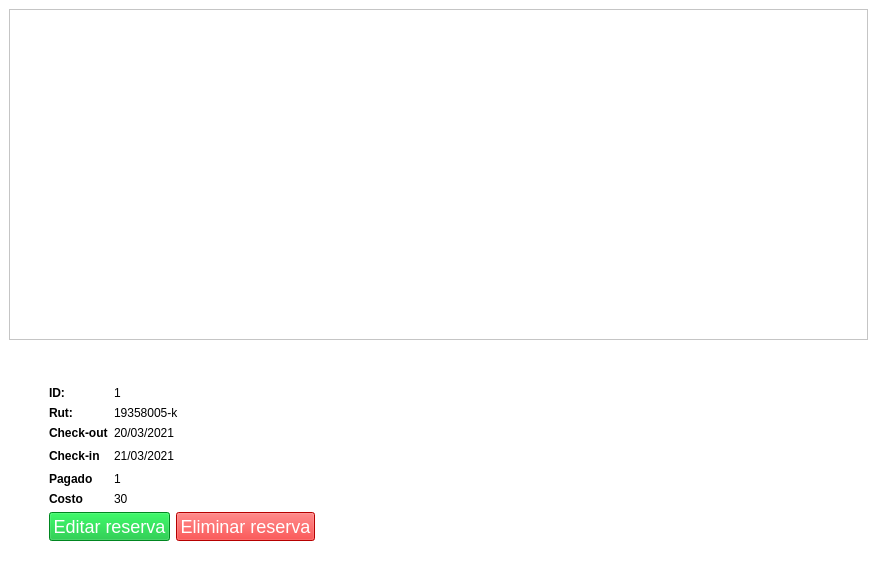
<?xml version="1.0" encoding="UTF-8"?>
<ui version="4.0">
 <class>MainWindow</class>
 <widget class="QMainWindow" name="MainWindow">
  <property name="geometry">
   <rect>
    <x>0</x>
    <y>0</y>
    <width>877</width>
    <height>572</height>
   </rect>
  </property>
  <property name="windowTitle">
   <string>Reservas usuario</string>
  </property>
  <property name="styleSheet">
   <string notr="true">background-color: rgb(255, 255, 255);</string>
  </property>
  <widget class="QWidget" name="centralwidget">
   <layout class="QVBoxLayout" name="verticalLayout_2">
    <item>
     <widget class="QTableWidget" name="reservasRUT">
      <property name="sizePolicy">
       <sizepolicy hsizetype="Expanding" vsizetype="Expanding">
        <horstretch>0</horstretch>
        <verstretch>0</verstretch>
       </sizepolicy>
      </property>
     </widget>
    </item>
    <item>
     <spacer name="verticalSpacer_2">
      <property name="orientation">
       <enum>Qt::Vertical</enum>
      </property>
      <property name="sizeType">
       <enum>QSizePolicy::Minimum</enum>
      </property>
      <property name="sizeHint" stdset="0">
       <size>
        <width>20</width>
        <height>40</height>
       </size>
      </property>
     </spacer>
    </item>
    <item>
     <layout class="QVBoxLayout" name="verticalLayout">
      <item>
       <layout class="QVBoxLayout" name="verticalLayout_7">
        <item>
         <layout class="QGridLayout" name="gridLayout_4">
          <item row="2" column="1">
           <widget class="QLabel" name="label_19">
            <property name="styleSheet">
             <string notr="true">font: 57 14pt &quot;Ubuntu&quot;;
font-weight:bold;</string>
            </property>
            <property name="text">
             <string>Check-out</string>
            </property>
           </widget>
          </item>
          <item row="3" column="2">
           <widget class="QLabel" name="check_out">
            <property name="styleSheet">
             <string notr="true">font: 14pt &quot;Ubuntu&quot;;</string>
            </property>
            <property name="text">
             <string>21/03/2021</string>
            </property>
           </widget>
          </item>
          <item row="3" column="1">
           <widget class="QLabel" name="label_21">
            <property name="styleSheet">
             <string notr="true">font: 57 14pt &quot;Ubuntu&quot;;
font-weight:bold;</string>
            </property>
            <property name="text">
             <string>Check-in</string>
            </property>
           </widget>
          </item>
          <item row="5" column="2">
           <widget class="QLabel" name="costo">
            <property name="styleSheet">
             <string notr="true">font: 14pt &quot;Ubuntu&quot;;</string>
            </property>
            <property name="text">
             <string>30</string>
            </property>
           </widget>
          </item>
          <item row="4" column="2">
           <widget class="QLabel" name="pagado">
            <property name="styleSheet">
             <string notr="true">font: 14pt &quot;Ubuntu&quot;;</string>
            </property>
            <property name="text">
             <string>1</string>
            </property>
           </widget>
          </item>
          <item row="5" column="1">
           <widget class="QLabel" name="label_23">
            <property name="styleSheet">
             <string notr="true">font: 57 14pt &quot;Ubuntu&quot;;
font-weight:bold;</string>
            </property>
            <property name="text">
             <string>Costo</string>
            </property>
           </widget>
          </item>
          <item row="0" column="1">
           <widget class="QLabel" name="label">
            <property name="styleSheet">
             <string notr="true">font: 57 14pt &quot;Ubuntu&quot;;
font-weight:bold;</string>
            </property>
            <property name="text">
             <string>ID:</string>
            </property>
           </widget>
          </item>
          <item row="3" column="3">
           <spacer name="horizontalSpacer">
            <property name="orientation">
             <enum>Qt::Horizontal</enum>
            </property>
            <property name="sizeHint" stdset="0">
             <size>
              <width>40</width>
              <height>20</height>
             </size>
            </property>
           </spacer>
          </item>
          <item row="1" column="1">
           <widget class="QLabel" name="label_17">
            <property name="styleSheet">
             <string notr="true">font: 57 14pt &quot;Ubuntu&quot;;
font-weight:bold;</string>
            </property>
            <property name="text">
             <string>Rut:</string>
            </property>
           </widget>
          </item>
          <item row="1" column="2">
           <widget class="QLabel" name="rut">
            <property name="styleSheet">
             <string notr="true">font: 14pt &quot;Ubuntu&quot;;</string>
            </property>
            <property name="text">
             <string>19358005-k</string>
            </property>
           </widget>
          </item>
          <item row="2" column="2">
           <widget class="QLabel" name="check_in">
            <property name="styleSheet">
             <string notr="true">font: 14pt &quot;Ubuntu&quot;;</string>
            </property>
            <property name="text">
             <string>20/03/2021</string>
            </property>
           </widget>
          </item>
          <item row="0" column="2">
           <widget class="QLabel" name="id">
            <property name="styleSheet">
             <string notr="true">font: 14pt &quot;Ubuntu&quot;;</string>
            </property>
            <property name="text">
             <string>1</string>
            </property>
           </widget>
          </item>
          <item row="3" column="0">
           <spacer name="horizontalSpacer_3">
            <property name="orientation">
             <enum>Qt::Horizontal</enum>
            </property>
            <property name="sizeType">
             <enum>QSizePolicy::Maximum</enum>
            </property>
            <property name="sizeHint" stdset="0">
             <size>
              <width>40</width>
              <height>20</height>
             </size>
            </property>
           </spacer>
          </item>
          <item row="4" column="1">
           <widget class="QLabel" name="label_25">
            <property name="styleSheet">
             <string notr="true">font: 57 14pt &quot;Ubuntu&quot;;
font-weight:bold;</string>
            </property>
            <property name="text">
             <string>Pagado</string>
            </property>
           </widget>
          </item>
         </layout>
        </item>
        <item>
         <layout class="QHBoxLayout" name="horizontalLayout_4">
          <item>
           <spacer name="horizontalSpacer_4">
            <property name="orientation">
             <enum>Qt::Horizontal</enum>
            </property>
            <property name="sizeType">
             <enum>QSizePolicy::Maximum</enum>
            </property>
            <property name="sizeHint" stdset="0">
             <size>
              <width>40</width>
              <height>20</height>
             </size>
            </property>
           </spacer>
          </item>
          <item>
           <widget class="QPushButton" name="editarReserva">
            <property name="sizePolicy">
             <sizepolicy hsizetype="Minimum" vsizetype="Minimum">
              <horstretch>0</horstretch>
              <verstretch>0</verstretch>
             </sizepolicy>
            </property>
            <property name="styleSheet">
             <string notr="true">background-color: #00BB2D;
font-size: 18px;
/*border-radius: 8px;*/
color: #FFFFFF;</string>
            </property>
            <property name="text">
             <string>Editar reserva</string>
            </property>
           </widget>
          </item>
          <item>
           <widget class="QPushButton" name="eliminarReserva">
            <property name="sizePolicy">
             <sizepolicy hsizetype="Minimum" vsizetype="Minimum">
              <horstretch>0</horstretch>
              <verstretch>0</verstretch>
             </sizepolicy>
            </property>
            <property name="styleSheet">
             <string notr="true">background-color: #FF0000;
font-size: 18px;
/*border-radius: 8px;*/
color: #FFFFFF;</string>
            </property>
            <property name="text">
             <string>Eliminar reserva</string>
            </property>
           </widget>
          </item>
          <item>
           <spacer name="horizontalSpacer_2">
            <property name="orientation">
             <enum>Qt::Horizontal</enum>
            </property>
            <property name="sizeHint" stdset="0">
             <size>
              <width>40</width>
              <height>20</height>
             </size>
            </property>
           </spacer>
          </item>
         </layout>
        </item>
       </layout>
      </item>
     </layout>
    </item>
   </layout>
  </widget>
  <widget class="QMenuBar" name="menubar">
   <property name="geometry">
    <rect>
     <x>0</x>
     <y>0</y>
     <width>877</width>
     <height>22</height>
    </rect>
   </property>
  </widget>
  <widget class="QStatusBar" name="statusbar"/>
 </widget>
 <resources/>
 <connections/>
</ui>
